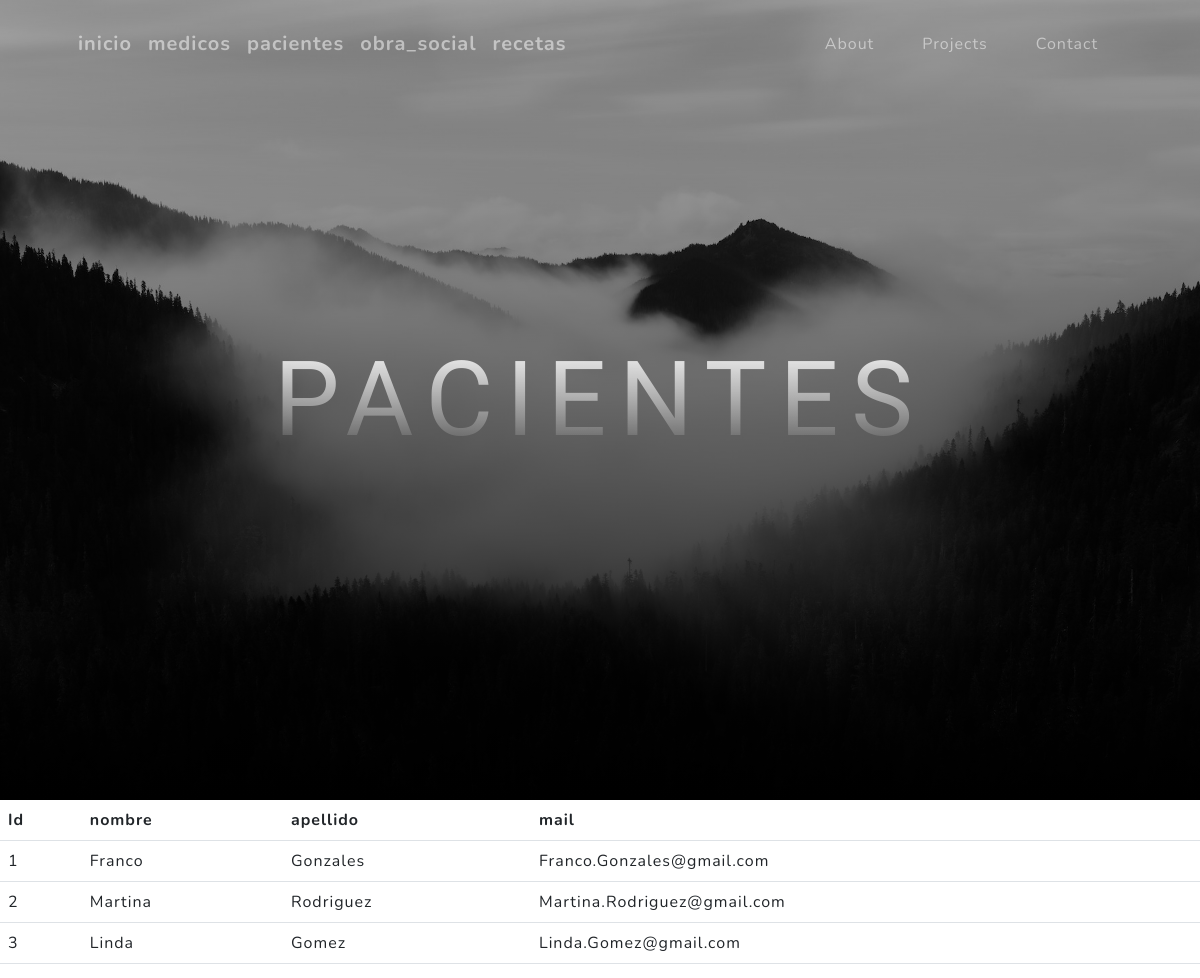
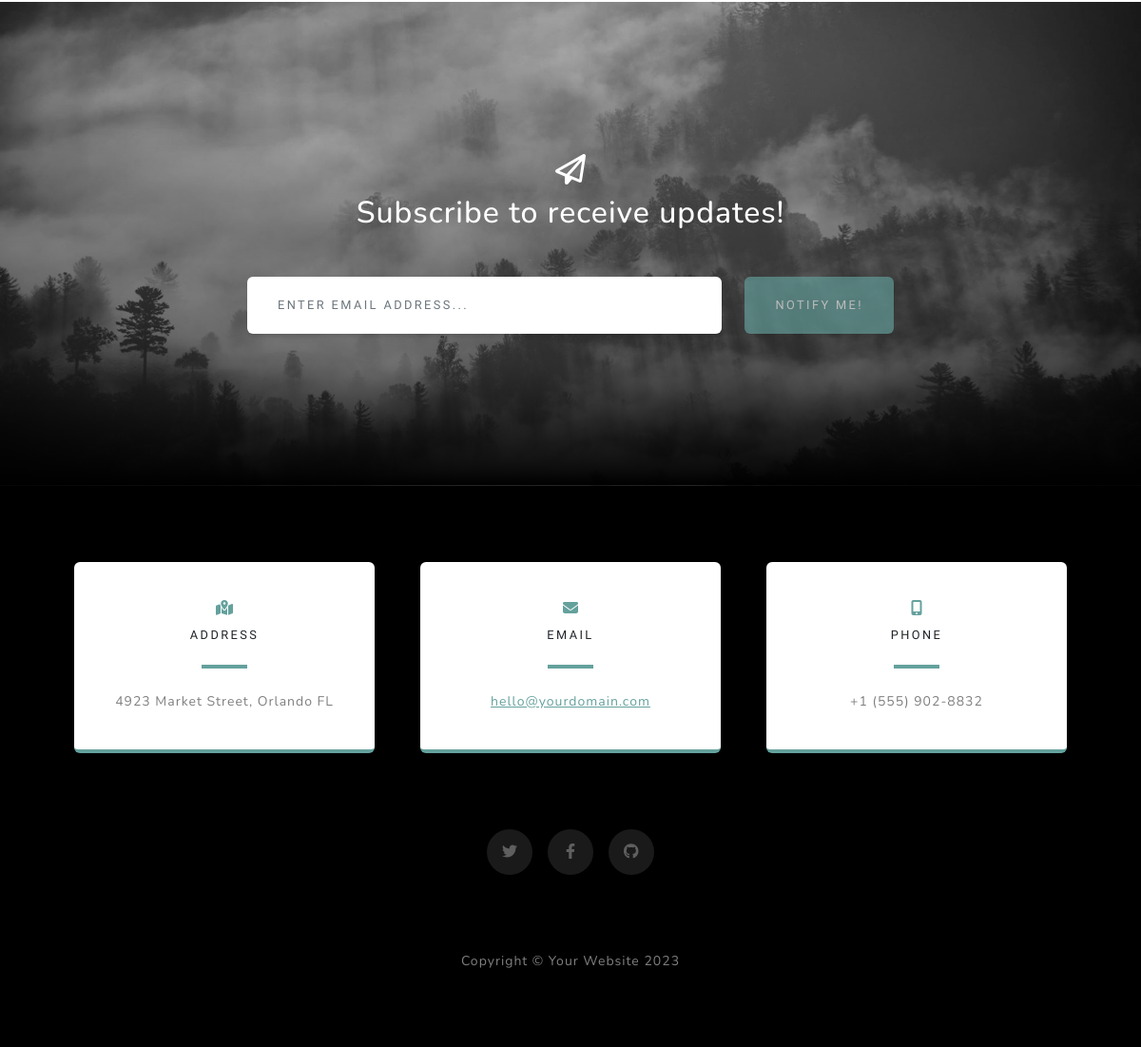
Screenshot of /hospital/pacientes/ with the database file from the repository (2 pictures, top to bottom).
### app/models.py (models this page shows)
class paciente (models.Model):
    nombre = models.CharField(max_length=20)
    apellido = models.CharField(max_length=40)
    mail = models.EmailField(max_length=100)

### app/views.py (the view)
# urls.py: path("pacientes/", pacientes, name= "pacientes"),
def pacientes(request,):
    contexto = {'pacientes': paciente.objects.all()}
    return render (request,"pacientes.html", contexto)

### app/templates/pacientes.html
{% extends "index.html" %}
{% block titulo %}
<h1 class="mx-auto my-0 text-uppercase"> Pacientes </h1>
{%  endblock titulo %}
{% block contenido %}
<table class="table">
    <thread>
        <tr>
            <th>Id</th>
            <th>nombre</th>
            <th>apellido</th>
            <th>mail</th>
        </tr>
    </thread>
    <tbody>
    {% for c in pacientes %}
        <tr>
            <td>{{ c.id }}</td>
            <td>{{ c.nombre }}</td>
            <td>{{ c.apellido }}</td>
            <td>{{ c.mail }}</td>
        </tr>
    {% endfor %}
    </tbody>
</table>
{%  endblock contenido %}

### rows the page displays
paciente: id "1", nombre "Franco", apellido "Gonzales", mail "Franco.Gonzales@gmail.com"
paciente: id "2", nombre "Martina", apellido "Rodriguez", mail "Martina.Rodriguez@gmail.com"
paciente: id "3", nombre "Linda", apellido "Gomez", mail "Linda.Gomez@gmail.com"
